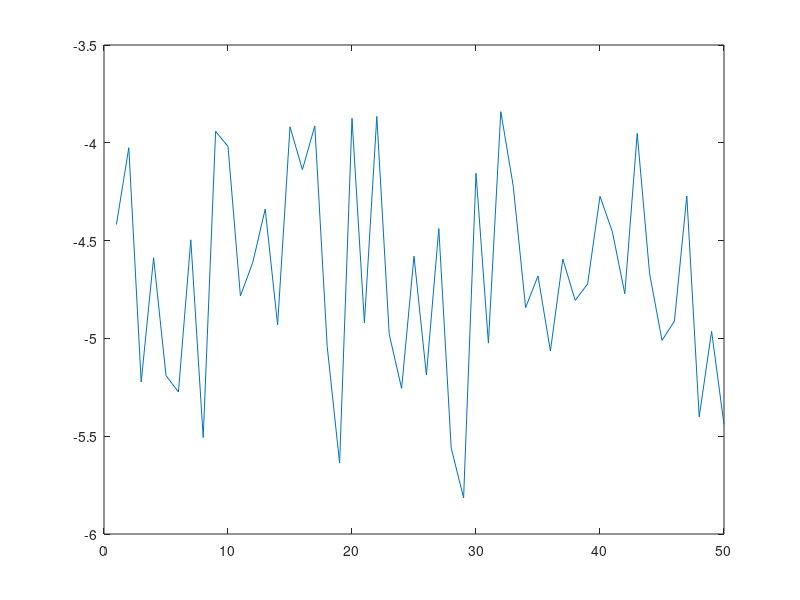

This figure's MATLAB source:
function question5()
    q = zeros(50,1);
    for i = 1:50 
        A = randn(500);
        b = randn(500,1);
        x = A\b;
        delta_b = 10^(-1)*randn(500,1);
        x_tilde = A\(b + delta_b);
        rel_error_sol = norm(x_tilde-x,1)/norm(x,1);
        rel_error_b = norm(delta_b,1)/norm(b,1);
        q(i) = rel_error_sol/(cond(A,1)*rel_error_b);
    end
    y = log10(q);
    plot(y);
end

